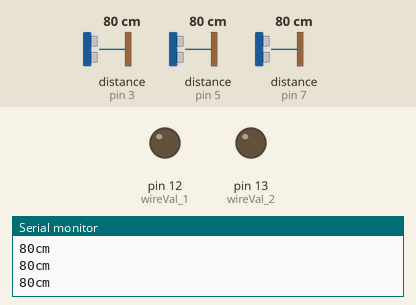
Recording of a sketch running on a simulated Arduino Uno, built with avr-gcc and run on an emulated ATmega328P. Shown: output pins drawn as LEDs (lit = HIGH), the last lines printed to the serial monitor. Wiring (inferred from the names in the program): 3 × ultrasonic range finder: trigger pin 2, echo pin 3 / trigger pin 4, echo pin 5 / trigger pin 6, echo pin 7. The inputs (shaded band) are chosen by the test bench; at power-on: distance to the obstacle (sensors on pin 3, pin 5, pin 7) 80 cm. The echo pulse lasts 58.3 µs per cm; pins used as bus, display or sensor lines are not drawn.

Above: at 1.2 s.
1.3 s: distance to the obstacle (sensor on pin 3) set to 9 cm
2.8 s: distance to the obstacle (sensor on pin 3) set to 6 cm
At 4.0 s:
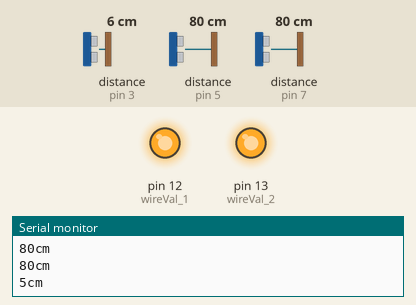
Timing chart, 0 to 5.8 s (numbered marks = the images above; inputs shaded):
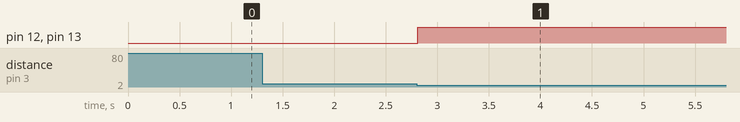

Measured:
- the behaviour switches between 8 and 7 cm on distance to the obstacle (sensor on pin 3) (found by bisection; images 0 and 1)
- after the input at 2.8 s, pin 12 (wireVal_1), pin 13 (wireVal_2): LOW → HIGH at once

The sketch:

main_ultrasonic.ino
```cpp
const int pingPin1 = 2;
const int echoPin1 = 3;
const int pingPin2 = 4;
const int echoPin2 = 5;
const int pingPin3 = 6;
const int echoPin3 = 7;
const int wireVal_1 = 12;
const int wireVal_2 = 13;

void setup() {
   Serial.begin(9600);
   pinMode(pingPin1, OUTPUT);
   pinMode(echoPin1, INPUT);
   pinMode(pingPin2, OUTPUT);
   pinMode(echoPin2, INPUT);
   pinMode(pingPin3, OUTPUT);
   pinMode(echoPin3, INPUT);
   pinMode(wireVal_1, OUTPUT);
   pinMode(wireVal_2, OUTPUT);
}

void loop() {
   long duration, cm;

   digitalWrite(pingPin1, LOW);
   delayMicroseconds(2);
   digitalWrite(pingPin1, HIGH);
   delayMicroseconds(10);
   digitalWrite(pingPin1, LOW);
   duration = pulseIn(echoPin1, HIGH);
   cm = microsecondsToCentimeters(duration);
   Serial.print(cm);
   Serial.print("cm");
   Serial.println();
//   delay(100);

   if (cm <= 6) {
    digitalWrite(wireVal_1, HIGH);
    digitalWrite(wireVal_2, HIGH);
    delay(20000);
    }

   else {
    digitalWrite(wireVal_1, LOW);
    digitalWrite(wireVal_2, LOW);
    }

   digitalWrite(pingPin2, LOW);
   delayMicroseconds(2);
   digitalWrite(pingPin2, HIGH);
   delayMicroseconds(10);
   digitalWrite(pingPin2, LOW);
   duration = pulseIn(echoPin2, HIGH);
   cm = microsecondsToCentimeters(duration);
   Serial.print(cm);
   Serial.print("cm");
   Serial.println();
//   delay(100);

   if (cm <= 6) {
    digitalWrite(wireVal_1, HIGH);
    digitalWrite(wireVal_2, LOW);
    delay(20000);
    }

   else {
    digitalWrite(wireVal_1, LOW);
    digitalWrite(wireVal_2, LOW);
    }

   digitalWrite(pingPin3, LOW);
   delayMicroseconds(2);
   digitalWrite(pingPin3, HIGH);
   delayMicroseconds(10);
   digitalWrite(pingPin3, LOW);
   duration = pulseIn(echoPin3, HIGH);
   cm = microsecondsToCentimeters(duration);
   Serial.print(cm);
   Serial.print("cm");
   Serial.println();
//   delay(100);

   if (cm <= 6) {
    digitalWrite(wireVal_1, LOW);
    digitalWrite(wireVal_2, HIGH);
    delay(20000);
    }

   else {
    digitalWrite(wireVal_1, LOW);
    digitalWrite(wireVal_2, LOW);
    }
}

long microsecondsToInches(long microseconds) {
   return microseconds / 74 / 2;
}

long microsecondsToCentimeters(long microseconds) {
   return microseconds / 29 / 2;
}
```
